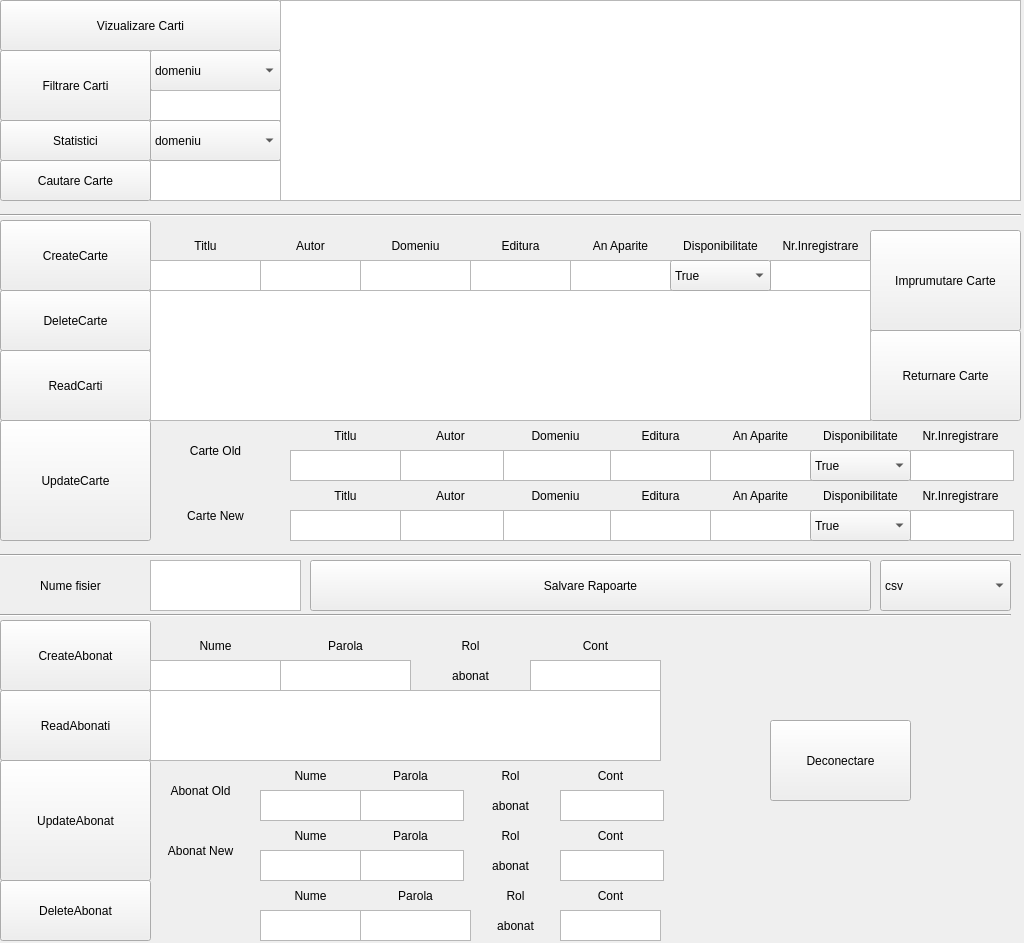
<?xml version="1.0" encoding="UTF-8"?>
<ui version="4.0">
 <class>Bibliotecar</class>
 <widget class="QMainWindow" name="Bibliotecar">
  <property name="geometry">
   <rect>
    <x>0</x>
    <y>0</y>
    <width>1024</width>
    <height>943</height>
   </rect>
  </property>
  <property name="windowTitle">
   <string>MainWindow</string>
  </property>
  <widget class="QWidget" name="centralwidget">
   <widget class="QPushButton" name="buttonCreateCarte">
    <property name="geometry">
     <rect>
      <x>0</x>
      <y>220</y>
      <width>151</width>
      <height>71</height>
     </rect>
    </property>
    <property name="text">
     <string>CreateCarte</string>
    </property>
   </widget>
   <widget class="QPushButton" name="buttonReadCarte">
    <property name="geometry">
     <rect>
      <x>0</x>
      <y>350</y>
      <width>151</width>
      <height>71</height>
     </rect>
    </property>
    <property name="text">
     <string>ReadCarti</string>
    </property>
   </widget>
   <widget class="QPushButton" name="buttonUpdateCarte">
    <property name="geometry">
     <rect>
      <x>0</x>
      <y>420</y>
      <width>151</width>
      <height>121</height>
     </rect>
    </property>
    <property name="text">
     <string>UpdateCarte</string>
    </property>
   </widget>
   <widget class="QPushButton" name="TextDeleteCarte">
    <property name="geometry">
     <rect>
      <x>0</x>
      <y>290</y>
      <width>151</width>
      <height>61</height>
     </rect>
    </property>
    <property name="text">
     <string>DeleteCarte</string>
    </property>
   </widget>
   <widget class="QTextEdit" name="texTitlu">
    <property name="geometry">
     <rect>
      <x>150</x>
      <y>260</y>
      <width>111</width>
      <height>31</height>
     </rect>
    </property>
   </widget>
   <widget class="QTextEdit" name="textAutor">
    <property name="geometry">
     <rect>
      <x>260</x>
      <y>260</y>
      <width>104</width>
      <height>31</height>
     </rect>
    </property>
   </widget>
   <widget class="QTextEdit" name="textEditura">
    <property name="geometry">
     <rect>
      <x>470</x>
      <y>260</y>
      <width>104</width>
      <height>31</height>
     </rect>
    </property>
   </widget>
   <widget class="QTextEdit" name="textAnAparitie">
    <property name="geometry">
     <rect>
      <x>570</x>
      <y>260</y>
      <width>104</width>
      <height>31</height>
     </rect>
    </property>
   </widget>
   <widget class="QTextEdit" name="textDomeniu">
    <property name="geometry">
     <rect>
      <x>360</x>
      <y>260</y>
      <width>111</width>
      <height>31</height>
     </rect>
    </property>
   </widget>
   <widget class="QPushButton" name="buttonImprumutareCarte">
    <property name="geometry">
     <rect>
      <x>870</x>
      <y>230</y>
      <width>151</width>
      <height>101</height>
     </rect>
    </property>
    <property name="text">
     <string>Imprumutare Carte</string>
    </property>
   </widget>
   <widget class="QPushButton" name="buttonReturnareCarte">
    <property name="geometry">
     <rect>
      <x>870</x>
      <y>330</y>
      <width>151</width>
      <height>91</height>
     </rect>
    </property>
    <property name="text">
     <string>Returnare Carte</string>
    </property>
   </widget>
   <widget class="QPushButton" name="buttonSalvareRapoarte">
    <property name="geometry">
     <rect>
      <x>310</x>
      <y>560</y>
      <width>561</width>
      <height>51</height>
     </rect>
    </property>
    <property name="text">
     <string>Salvare Rapoarte</string>
    </property>
   </widget>
   <widget class="QLabel" name="label_3">
    <property name="geometry">
     <rect>
      <x>150</x>
      <y>230</y>
      <width>111</width>
      <height>31</height>
     </rect>
    </property>
    <property name="text">
     <string>Titlu</string>
    </property>
    <property name="alignment">
     <set>Qt::AlignCenter</set>
    </property>
   </widget>
   <widget class="QLabel" name="label_4">
    <property name="geometry">
     <rect>
      <x>260</x>
      <y>230</y>
      <width>101</width>
      <height>31</height>
     </rect>
    </property>
    <property name="text">
     <string>Autor</string>
    </property>
    <property name="alignment">
     <set>Qt::AlignCenter</set>
    </property>
   </widget>
   <widget class="QLabel" name="label_5">
    <property name="geometry">
     <rect>
      <x>470</x>
      <y>230</y>
      <width>101</width>
      <height>31</height>
     </rect>
    </property>
    <property name="text">
     <string>Editura</string>
    </property>
    <property name="alignment">
     <set>Qt::AlignCenter</set>
    </property>
   </widget>
   <widget class="QLabel" name="label_6">
    <property name="geometry">
     <rect>
      <x>570</x>
      <y>230</y>
      <width>101</width>
      <height>31</height>
     </rect>
    </property>
    <property name="text">
     <string>An Aparite</string>
    </property>
    <property name="alignment">
     <set>Qt::AlignCenter</set>
    </property>
   </widget>
   <widget class="QLabel" name="label_7">
    <property name="geometry">
     <rect>
      <x>360</x>
      <y>230</y>
      <width>111</width>
      <height>31</height>
     </rect>
    </property>
    <property name="text">
     <string>Domeniu</string>
    </property>
    <property name="alignment">
     <set>Qt::AlignCenter</set>
    </property>
   </widget>
   <widget class="QPushButton" name="butonVizualizareCarti">
    <property name="geometry">
     <rect>
      <x>0</x>
      <y>0</y>
      <width>281</width>
      <height>51</height>
     </rect>
    </property>
    <property name="text">
     <string>Vizualizare Carti</string>
    </property>
   </widget>
   <widget class="QComboBox" name="comboBoxFiltrare">
    <property name="geometry">
     <rect>
      <x>150</x>
      <y>50</y>
      <width>131</width>
      <height>41</height>
     </rect>
    </property>
    <item>
     <property name="text">
      <string>domeniu</string>
     </property>
    </item>
    <item>
     <property name="text">
      <string>disponibilitate</string>
     </property>
    </item>
    <item>
     <property name="text">
      <string>editura</string>
     </property>
    </item>
    <item>
     <property name="text">
      <string>autor</string>
     </property>
    </item>
   </widget>
   <widget class="QTextEdit" name="textCautareCarte">
    <property name="geometry">
     <rect>
      <x>150</x>
      <y>160</y>
      <width>131</width>
      <height>41</height>
     </rect>
    </property>
   </widget>
   <widget class="QPushButton" name="butonStatistici">
    <property name="geometry">
     <rect>
      <x>0</x>
      <y>120</y>
      <width>151</width>
      <height>41</height>
     </rect>
    </property>
    <property name="text">
     <string>Statistici</string>
    </property>
   </widget>
   <widget class="QTextEdit" name="textFiltrareCarti">
    <property name="geometry">
     <rect>
      <x>150</x>
      <y>90</y>
      <width>131</width>
      <height>31</height>
     </rect>
    </property>
   </widget>
   <widget class="QPushButton" name="butonCautareCarte">
    <property name="geometry">
     <rect>
      <x>0</x>
      <y>160</y>
      <width>151</width>
      <height>41</height>
     </rect>
    </property>
    <property name="text">
     <string>Cautare Carte</string>
    </property>
   </widget>
   <widget class="QPushButton" name="butonFiltrareCarti">
    <property name="geometry">
     <rect>
      <x>0</x>
      <y>50</y>
      <width>151</width>
      <height>71</height>
     </rect>
    </property>
    <property name="text">
     <string>Filtrare Carti</string>
    </property>
   </widget>
   <widget class="QComboBox" name="comboBoxStatistici">
    <property name="geometry">
     <rect>
      <x>150</x>
      <y>120</y>
      <width>131</width>
      <height>41</height>
     </rect>
    </property>
    <item>
     <property name="text">
      <string>domeniu</string>
     </property>
    </item>
    <item>
     <property name="text">
      <string>disponibilitate</string>
     </property>
    </item>
    <item>
     <property name="text">
      <string>editura</string>
     </property>
    </item>
    <item>
     <property name="text">
      <string>autor</string>
     </property>
    </item>
   </widget>
   <widget class="QTextEdit" name="textAfisareCarti">
    <property name="geometry">
     <rect>
      <x>280</x>
      <y>0</y>
      <width>741</width>
      <height>201</height>
     </rect>
    </property>
   </widget>
   <widget class="QTextEdit" name="textAfisareReadCarte">
    <property name="geometry">
     <rect>
      <x>150</x>
      <y>290</y>
      <width>721</width>
      <height>131</height>
     </rect>
    </property>
   </widget>
   <widget class="QTextEdit" name="textUpdateEdituraOld">
    <property name="geometry">
     <rect>
      <x>610</x>
      <y>450</y>
      <width>104</width>
      <height>31</height>
     </rect>
    </property>
   </widget>
   <widget class="QTextEdit" name="textUpdateDomeniuOld">
    <property name="geometry">
     <rect>
      <x>500</x>
      <y>450</y>
      <width>111</width>
      <height>31</height>
     </rect>
    </property>
   </widget>
   <widget class="QLabel" name="label_37">
    <property name="geometry">
     <rect>
      <x>500</x>
      <y>420</y>
      <width>111</width>
      <height>31</height>
     </rect>
    </property>
    <property name="text">
     <string>Domeniu</string>
    </property>
    <property name="alignment">
     <set>Qt::AlignCenter</set>
    </property>
   </widget>
   <widget class="QLabel" name="label_38">
    <property name="geometry">
     <rect>
      <x>610</x>
      <y>420</y>
      <width>101</width>
      <height>31</height>
     </rect>
    </property>
    <property name="text">
     <string>Editura</string>
    </property>
    <property name="alignment">
     <set>Qt::AlignCenter</set>
    </property>
   </widget>
   <widget class="QTextEdit" name="textUpdateNumeOld">
    <property name="geometry">
     <rect>
      <x>290</x>
      <y>450</y>
      <width>111</width>
      <height>31</height>
     </rect>
    </property>
   </widget>
   <widget class="QTextEdit" name="textUpdateAutorOld">
    <property name="geometry">
     <rect>
      <x>400</x>
      <y>450</y>
      <width>104</width>
      <height>31</height>
     </rect>
    </property>
   </widget>
   <widget class="QTextEdit" name="textUpdateAnAparitieOld">
    <property name="geometry">
     <rect>
      <x>710</x>
      <y>450</y>
      <width>104</width>
      <height>31</height>
     </rect>
    </property>
   </widget>
   <widget class="QLabel" name="label_39">
    <property name="geometry">
     <rect>
      <x>400</x>
      <y>420</y>
      <width>101</width>
      <height>31</height>
     </rect>
    </property>
    <property name="text">
     <string>Autor</string>
    </property>
    <property name="alignment">
     <set>Qt::AlignCenter</set>
    </property>
   </widget>
   <widget class="QLabel" name="label_40">
    <property name="geometry">
     <rect>
      <x>290</x>
      <y>420</y>
      <width>111</width>
      <height>31</height>
     </rect>
    </property>
    <property name="text">
     <string>Titlu</string>
    </property>
    <property name="alignment">
     <set>Qt::AlignCenter</set>
    </property>
   </widget>
   <widget class="QLabel" name="label_41">
    <property name="geometry">
     <rect>
      <x>710</x>
      <y>420</y>
      <width>101</width>
      <height>31</height>
     </rect>
    </property>
    <property name="text">
     <string>An Aparite</string>
    </property>
    <property name="alignment">
     <set>Qt::AlignCenter</set>
    </property>
   </widget>
   <widget class="QTextEdit" name="textUpdateEdituraNew">
    <property name="geometry">
     <rect>
      <x>610</x>
      <y>510</y>
      <width>104</width>
      <height>31</height>
     </rect>
    </property>
   </widget>
   <widget class="QTextEdit" name="textUpdateDomeniuNew">
    <property name="geometry">
     <rect>
      <x>500</x>
      <y>510</y>
      <width>111</width>
      <height>31</height>
     </rect>
    </property>
   </widget>
   <widget class="QLabel" name="label_42">
    <property name="geometry">
     <rect>
      <x>500</x>
      <y>480</y>
      <width>111</width>
      <height>31</height>
     </rect>
    </property>
    <property name="text">
     <string>Domeniu</string>
    </property>
    <property name="alignment">
     <set>Qt::AlignCenter</set>
    </property>
   </widget>
   <widget class="QLabel" name="label_43">
    <property name="geometry">
     <rect>
      <x>610</x>
      <y>480</y>
      <width>101</width>
      <height>31</height>
     </rect>
    </property>
    <property name="text">
     <string>Editura</string>
    </property>
    <property name="alignment">
     <set>Qt::AlignCenter</set>
    </property>
   </widget>
   <widget class="QTextEdit" name="textUpdateTitluNew">
    <property name="geometry">
     <rect>
      <x>290</x>
      <y>510</y>
      <width>111</width>
      <height>31</height>
     </rect>
    </property>
   </widget>
   <widget class="QTextEdit" name="textUpdateAutorNew">
    <property name="geometry">
     <rect>
      <x>400</x>
      <y>510</y>
      <width>104</width>
      <height>31</height>
     </rect>
    </property>
   </widget>
   <widget class="QTextEdit" name="textUpdateAnAparitieNew">
    <property name="geometry">
     <rect>
      <x>710</x>
      <y>510</y>
      <width>104</width>
      <height>31</height>
     </rect>
    </property>
   </widget>
   <widget class="QLabel" name="label_44">
    <property name="geometry">
     <rect>
      <x>400</x>
      <y>480</y>
      <width>101</width>
      <height>31</height>
     </rect>
    </property>
    <property name="text">
     <string>Autor</string>
    </property>
    <property name="alignment">
     <set>Qt::AlignCenter</set>
    </property>
   </widget>
   <widget class="QLabel" name="label_45">
    <property name="geometry">
     <rect>
      <x>290</x>
      <y>480</y>
      <width>111</width>
      <height>31</height>
     </rect>
    </property>
    <property name="text">
     <string>Titlu</string>
    </property>
    <property name="alignment">
     <set>Qt::AlignCenter</set>
    </property>
   </widget>
   <widget class="QLabel" name="label_46">
    <property name="geometry">
     <rect>
      <x>710</x>
      <y>480</y>
      <width>101</width>
      <height>31</height>
     </rect>
    </property>
    <property name="text">
     <string>An Aparite</string>
    </property>
    <property name="alignment">
     <set>Qt::AlignCenter</set>
    </property>
   </widget>
   <widget class="QLabel" name="label">
    <property name="geometry">
     <rect>
      <x>150</x>
      <y>420</y>
      <width>131</width>
      <height>61</height>
     </rect>
    </property>
    <property name="text">
     <string>Carte Old</string>
    </property>
    <property name="alignment">
     <set>Qt::AlignCenter</set>
    </property>
   </widget>
   <widget class="QLabel" name="label_8">
    <property name="geometry">
     <rect>
      <x>150</x>
      <y>490</y>
      <width>131</width>
      <height>51</height>
     </rect>
    </property>
    <property name="text">
     <string>Carte New</string>
    </property>
    <property name="alignment">
     <set>Qt::AlignCenter</set>
    </property>
   </widget>
   <widget class="QTextEdit" name="textAbonatCreateParola">
    <property name="geometry">
     <rect>
      <x>280</x>
      <y>660</y>
      <width>131</width>
      <height>31</height>
     </rect>
    </property>
   </widget>
   <widget class="QPushButton" name="buttonCreateAbonat">
    <property name="geometry">
     <rect>
      <x>0</x>
      <y>620</y>
      <width>151</width>
      <height>71</height>
     </rect>
    </property>
    <property name="text">
     <string>CreateAbonat</string>
    </property>
   </widget>
   <widget class="QTextEdit" name="textAbonatUpdateOldNume">
    <property name="geometry">
     <rect>
      <x>260</x>
      <y>790</y>
      <width>101</width>
      <height>31</height>
     </rect>
    </property>
   </widget>
   <widget class="QPushButton" name="buttonUpdateAbonat">
    <property name="geometry">
     <rect>
      <x>0</x>
      <y>760</y>
      <width>151</width>
      <height>121</height>
     </rect>
    </property>
    <property name="text">
     <string>UpdateAbonat</string>
    </property>
   </widget>
   <widget class="QTextEdit" name="textAbonatUpdateNewCont">
    <property name="geometry">
     <rect>
      <x>560</x>
      <y>850</y>
      <width>104</width>
      <height>31</height>
     </rect>
    </property>
   </widget>
   <widget class="QLabel" name="label_35">
    <property name="geometry">
     <rect>
      <x>360</x>
      <y>820</y>
      <width>101</width>
      <height>31</height>
     </rect>
    </property>
    <property name="text">
     <string>Parola</string>
    </property>
    <property name="alignment">
     <set>Qt::AlignCenter</set>
    </property>
   </widget>
   <widget class="QLabel" name="label_36">
    <property name="geometry">
     <rect>
      <x>460</x>
      <y>820</y>
      <width>101</width>
      <height>31</height>
     </rect>
    </property>
    <property name="text">
     <string>Rol</string>
    </property>
    <property name="alignment">
     <set>Qt::AlignCenter</set>
    </property>
   </widget>
   <widget class="QLabel" name="label_30">
    <property name="geometry">
     <rect>
      <x>150</x>
      <y>630</y>
      <width>131</width>
      <height>31</height>
     </rect>
    </property>
    <property name="text">
     <string>Nume</string>
    </property>
    <property name="alignment">
     <set>Qt::AlignCenter</set>
    </property>
   </widget>
   <widget class="QTextEdit" name="textAbonatDeleteParola">
    <property name="geometry">
     <rect>
      <x>360</x>
      <y>910</y>
      <width>111</width>
      <height>31</height>
     </rect>
    </property>
   </widget>
   <widget class="QTextEdit" name="textAbonatUpdateOldParola">
    <property name="geometry">
     <rect>
      <x>360</x>
      <y>790</y>
      <width>104</width>
      <height>31</height>
     </rect>
    </property>
   </widget>
   <widget class="QLabel" name="label_26">
    <property name="geometry">
     <rect>
      <x>560</x>
      <y>760</y>
      <width>101</width>
      <height>31</height>
     </rect>
    </property>
    <property name="text">
     <string>Cont</string>
    </property>
    <property name="alignment">
     <set>Qt::AlignCenter</set>
    </property>
   </widget>
   <widget class="QPushButton" name="buttonDeconectare">
    <property name="geometry">
     <rect>
      <x>770</x>
      <y>720</y>
      <width>141</width>
      <height>81</height>
     </rect>
    </property>
    <property name="text">
     <string>Deconectare</string>
    </property>
   </widget>
   <widget class="QTextEdit" name="textAbonatDeleteCont">
    <property name="geometry">
     <rect>
      <x>560</x>
      <y>910</y>
      <width>101</width>
      <height>31</height>
     </rect>
    </property>
   </widget>
   <widget class="QLabel" name="label_47">
    <property name="geometry">
     <rect>
      <x>260</x>
      <y>880</y>
      <width>101</width>
      <height>31</height>
     </rect>
    </property>
    <property name="text">
     <string>Nume</string>
    </property>
    <property name="alignment">
     <set>Qt::AlignCenter</set>
    </property>
   </widget>
   <widget class="QLabel" name="label_48">
    <property name="geometry">
     <rect>
      <x>560</x>
      <y>880</y>
      <width>101</width>
      <height>31</height>
     </rect>
    </property>
    <property name="text">
     <string>Cont</string>
    </property>
    <property name="alignment">
     <set>Qt::AlignCenter</set>
    </property>
   </widget>
   <widget class="QTextEdit" name="textAbonatUpdateOldCont">
    <property name="geometry">
     <rect>
      <x>560</x>
      <y>790</y>
      <width>104</width>
      <height>31</height>
     </rect>
    </property>
   </widget>
   <widget class="QTextEdit" name="textAbonatCreateNume">
    <property name="geometry">
     <rect>
      <x>150</x>
      <y>660</y>
      <width>131</width>
      <height>31</height>
     </rect>
    </property>
   </widget>
   <widget class="QLabel" name="label_31">
    <property name="geometry">
     <rect>
      <x>530</x>
      <y>630</y>
      <width>131</width>
      <height>31</height>
     </rect>
    </property>
    <property name="text">
     <string>Cont</string>
    </property>
    <property name="alignment">
     <set>Qt::AlignCenter</set>
    </property>
   </widget>
   <widget class="QLabel" name="label_49">
    <property name="geometry">
     <rect>
      <x>470</x>
      <y>880</y>
      <width>91</width>
      <height>31</height>
     </rect>
    </property>
    <property name="text">
     <string>Rol</string>
    </property>
    <property name="alignment">
     <set>Qt::AlignCenter</set>
    </property>
   </widget>
   <widget class="QPushButton" name="buttonReadAbonat">
    <property name="geometry">
     <rect>
      <x>0</x>
      <y>690</y>
      <width>151</width>
      <height>71</height>
     </rect>
    </property>
    <property name="text">
     <string>ReadAbonati</string>
    </property>
   </widget>
   <widget class="QTextEdit" name="textAbonatDeleteNume">
    <property name="geometry">
     <rect>
      <x>260</x>
      <y>910</y>
      <width>101</width>
      <height>31</height>
     </rect>
    </property>
   </widget>
   <widget class="QLabel" name="label_34">
    <property name="geometry">
     <rect>
      <x>260</x>
      <y>820</y>
      <width>101</width>
      <height>31</height>
     </rect>
    </property>
    <property name="text">
     <string>Nume</string>
    </property>
    <property name="alignment">
     <set>Qt::AlignCenter</set>
    </property>
   </widget>
   <widget class="QLabel" name="label_24">
    <property name="geometry">
     <rect>
      <x>360</x>
      <y>760</y>
      <width>101</width>
      <height>31</height>
     </rect>
    </property>
    <property name="text">
     <string>Parola</string>
    </property>
    <property name="alignment">
     <set>Qt::AlignCenter</set>
    </property>
   </widget>
   <widget class="QTextEdit" name="textAbonatUpdateNewNume">
    <property name="geometry">
     <rect>
      <x>260</x>
      <y>850</y>
      <width>101</width>
      <height>31</height>
     </rect>
    </property>
   </widget>
   <widget class="QLabel" name="label_33">
    <property name="geometry">
     <rect>
      <x>560</x>
      <y>820</y>
      <width>101</width>
      <height>31</height>
     </rect>
    </property>
    <property name="text">
     <string>Cont</string>
    </property>
    <property name="alignment">
     <set>Qt::AlignCenter</set>
    </property>
   </widget>
   <widget class="QLabel" name="label_50">
    <property name="geometry">
     <rect>
      <x>360</x>
      <y>880</y>
      <width>111</width>
      <height>31</height>
     </rect>
    </property>
    <property name="text">
     <string>Parola</string>
    </property>
    <property name="alignment">
     <set>Qt::AlignCenter</set>
    </property>
   </widget>
   <widget class="QTextEdit" name="textAbonatUpdateNewParola">
    <property name="geometry">
     <rect>
      <x>360</x>
      <y>850</y>
      <width>104</width>
      <height>31</height>
     </rect>
    </property>
   </widget>
   <widget class="QLabel" name="label_23">
    <property name="geometry">
     <rect>
      <x>260</x>
      <y>760</y>
      <width>101</width>
      <height>31</height>
     </rect>
    </property>
    <property name="text">
     <string>Nume</string>
    </property>
    <property name="alignment">
     <set>Qt::AlignCenter</set>
    </property>
   </widget>
   <widget class="QLabel" name="label_2">
    <property name="geometry">
     <rect>
      <x>150</x>
      <y>760</y>
      <width>101</width>
      <height>61</height>
     </rect>
    </property>
    <property name="text">
     <string>Abonat Old</string>
    </property>
    <property name="alignment">
     <set>Qt::AlignCenter</set>
    </property>
    <property name="wordWrap">
     <bool>true</bool>
    </property>
   </widget>
   <widget class="QTextEdit" name="textAbonatCreateCont">
    <property name="geometry">
     <rect>
      <x>530</x>
      <y>660</y>
      <width>131</width>
      <height>31</height>
     </rect>
    </property>
   </widget>
   <widget class="QLabel" name="label_9">
    <property name="geometry">
     <rect>
      <x>150</x>
      <y>820</y>
      <width>101</width>
      <height>61</height>
     </rect>
    </property>
    <property name="text">
     <string>Abonat New</string>
    </property>
    <property name="alignment">
     <set>Qt::AlignCenter</set>
    </property>
    <property name="wordWrap">
     <bool>true</bool>
    </property>
   </widget>
   <widget class="QLabel" name="label_29">
    <property name="geometry">
     <rect>
      <x>280</x>
      <y>630</y>
      <width>131</width>
      <height>31</height>
     </rect>
    </property>
    <property name="text">
     <string>Parola</string>
    </property>
    <property name="alignment">
     <set>Qt::AlignCenter</set>
    </property>
   </widget>
   <widget class="QTextEdit" name="textAfisareReadAbonat">
    <property name="geometry">
     <rect>
      <x>150</x>
      <y>690</y>
      <width>511</width>
      <height>71</height>
     </rect>
    </property>
   </widget>
   <widget class="QLabel" name="label_32">
    <property name="geometry">
     <rect>
      <x>410</x>
      <y>630</y>
      <width>121</width>
      <height>31</height>
     </rect>
    </property>
    <property name="text">
     <string>Rol</string>
    </property>
    <property name="alignment">
     <set>Qt::AlignCenter</set>
    </property>
   </widget>
   <widget class="QLabel" name="label_25">
    <property name="geometry">
     <rect>
      <x>460</x>
      <y>760</y>
      <width>101</width>
      <height>31</height>
     </rect>
    </property>
    <property name="text">
     <string>Rol</string>
    </property>
    <property name="alignment">
     <set>Qt::AlignCenter</set>
    </property>
   </widget>
   <widget class="QPushButton" name="buttonDeleteAbonat">
    <property name="geometry">
     <rect>
      <x>0</x>
      <y>880</y>
      <width>151</width>
      <height>61</height>
     </rect>
    </property>
    <property name="text">
     <string>DeleteAbonat</string>
    </property>
   </widget>
   <widget class="Line" name="line">
    <property name="geometry">
     <rect>
      <x>0</x>
      <y>200</y>
      <width>1021</width>
      <height>31</height>
     </rect>
    </property>
    <property name="orientation">
     <enum>Qt::Horizontal</enum>
    </property>
   </widget>
   <widget class="Line" name="line_2">
    <property name="geometry">
     <rect>
      <x>-80</x>
      <y>540</y>
      <width>1101</width>
      <height>31</height>
     </rect>
    </property>
    <property name="orientation">
     <enum>Qt::Horizontal</enum>
    </property>
   </widget>
   <widget class="Line" name="line_3">
    <property name="geometry">
     <rect>
      <x>0</x>
      <y>600</y>
      <width>1011</width>
      <height>31</height>
     </rect>
    </property>
    <property name="orientation">
     <enum>Qt::Horizontal</enum>
    </property>
   </widget>
   <widget class="QComboBox" name="comboBoxSalvareRapoarte">
    <property name="geometry">
     <rect>
      <x>880</x>
      <y>560</y>
      <width>131</width>
      <height>51</height>
     </rect>
    </property>
    <item>
     <property name="text">
      <string>csv</string>
     </property>
    </item>
    <item>
     <property name="text">
      <string>json</string>
     </property>
    </item>
   </widget>
   <widget class="QLabel" name="label_10">
    <property name="geometry">
     <rect>
      <x>0</x>
      <y>560</y>
      <width>141</width>
      <height>51</height>
     </rect>
    </property>
    <property name="text">
     <string>Nume fisier</string>
    </property>
    <property name="alignment">
     <set>Qt::AlignCenter</set>
    </property>
   </widget>
   <widget class="QTextEdit" name="textSalvareRapoarteNumeFisier">
    <property name="geometry">
     <rect>
      <x>150</x>
      <y>560</y>
      <width>151</width>
      <height>51</height>
     </rect>
    </property>
   </widget>
   <widget class="QTextEdit" name="textNrInregistrare">
    <property name="geometry">
     <rect>
      <x>770</x>
      <y>260</y>
      <width>101</width>
      <height>31</height>
     </rect>
    </property>
   </widget>
   <widget class="QLabel" name="label_11">
    <property name="geometry">
     <rect>
      <x>770</x>
      <y>230</y>
      <width>101</width>
      <height>31</height>
     </rect>
    </property>
    <property name="text">
     <string>Nr.Inregistrare</string>
    </property>
    <property name="alignment">
     <set>Qt::AlignCenter</set>
    </property>
   </widget>
   <widget class="QLabel" name="label_12">
    <property name="geometry">
     <rect>
      <x>670</x>
      <y>230</y>
      <width>101</width>
      <height>31</height>
     </rect>
    </property>
    <property name="text">
     <string>Disponibilitate</string>
    </property>
    <property name="alignment">
     <set>Qt::AlignCenter</set>
    </property>
   </widget>
   <widget class="QLabel" name="label_13">
    <property name="geometry">
     <rect>
      <x>810</x>
      <y>420</y>
      <width>101</width>
      <height>31</height>
     </rect>
    </property>
    <property name="text">
     <string>Disponibilitate</string>
    </property>
    <property name="alignment">
     <set>Qt::AlignCenter</set>
    </property>
   </widget>
   <widget class="QTextEdit" name="textUpdateNrInregistrareOld">
    <property name="geometry">
     <rect>
      <x>910</x>
      <y>450</y>
      <width>104</width>
      <height>31</height>
     </rect>
    </property>
   </widget>
   <widget class="QLabel" name="label_14">
    <property name="geometry">
     <rect>
      <x>910</x>
      <y>420</y>
      <width>101</width>
      <height>31</height>
     </rect>
    </property>
    <property name="text">
     <string>Nr.Inregistrare</string>
    </property>
    <property name="alignment">
     <set>Qt::AlignCenter</set>
    </property>
   </widget>
   <widget class="QLabel" name="label_15">
    <property name="geometry">
     <rect>
      <x>810</x>
      <y>480</y>
      <width>101</width>
      <height>31</height>
     </rect>
    </property>
    <property name="text">
     <string>Disponibilitate</string>
    </property>
    <property name="alignment">
     <set>Qt::AlignCenter</set>
    </property>
   </widget>
   <widget class="QTextEdit" name="textUpdateNrInregistrareNou">
    <property name="geometry">
     <rect>
      <x>910</x>
      <y>510</y>
      <width>104</width>
      <height>31</height>
     </rect>
    </property>
   </widget>
   <widget class="QLabel" name="label_16">
    <property name="geometry">
     <rect>
      <x>910</x>
      <y>480</y>
      <width>101</width>
      <height>31</height>
     </rect>
    </property>
    <property name="text">
     <string>Nr.Inregistrare</string>
    </property>
    <property name="alignment">
     <set>Qt::AlignCenter</set>
    </property>
   </widget>
   <widget class="QComboBox" name="comboBoxDisponibilitate">
    <property name="geometry">
     <rect>
      <x>670</x>
      <y>260</y>
      <width>101</width>
      <height>31</height>
     </rect>
    </property>
    <item>
     <property name="text">
      <string>True</string>
     </property>
    </item>
    <item>
     <property name="text">
      <string>False</string>
     </property>
    </item>
   </widget>
   <widget class="QComboBox" name="comboBoxUpdateDisponibilitateOld">
    <property name="geometry">
     <rect>
      <x>810</x>
      <y>450</y>
      <width>101</width>
      <height>31</height>
     </rect>
    </property>
    <item>
     <property name="text">
      <string>True</string>
     </property>
    </item>
    <item>
     <property name="text">
      <string>False</string>
     </property>
    </item>
   </widget>
   <widget class="QComboBox" name="comboBoxUpdateDisponibilitateNew">
    <property name="geometry">
     <rect>
      <x>810</x>
      <y>510</y>
      <width>101</width>
      <height>31</height>
     </rect>
    </property>
    <item>
     <property name="text">
      <string>True</string>
     </property>
    </item>
    <item>
     <property name="text">
      <string>False</string>
     </property>
    </item>
   </widget>
   <widget class="QLabel" name="textLabelCreateAbonat">
    <property name="geometry">
     <rect>
      <x>410</x>
      <y>660</y>
      <width>121</width>
      <height>31</height>
     </rect>
    </property>
    <property name="text">
     <string>abonat</string>
    </property>
    <property name="alignment">
     <set>Qt::AlignCenter</set>
    </property>
   </widget>
   <widget class="QLabel" name="textAbonatUpdateOldRol">
    <property name="geometry">
     <rect>
      <x>460</x>
      <y>790</y>
      <width>101</width>
      <height>31</height>
     </rect>
    </property>
    <property name="text">
     <string>abonat</string>
    </property>
    <property name="alignment">
     <set>Qt::AlignCenter</set>
    </property>
   </widget>
   <widget class="QLabel" name="textAbonatUpdateNewRol">
    <property name="geometry">
     <rect>
      <x>460</x>
      <y>850</y>
      <width>101</width>
      <height>31</height>
     </rect>
    </property>
    <property name="text">
     <string>abonat</string>
    </property>
    <property name="alignment">
     <set>Qt::AlignCenter</set>
    </property>
   </widget>
   <widget class="QLabel" name="textAbonatDeleteRol">
    <property name="geometry">
     <rect>
      <x>470</x>
      <y>910</y>
      <width>91</width>
      <height>31</height>
     </rect>
    </property>
    <property name="text">
     <string>abonat</string>
    </property>
    <property name="alignment">
     <set>Qt::AlignCenter</set>
    </property>
   </widget>
  </widget>
 </widget>
 <resources/>
 <connections/>
</ui>
